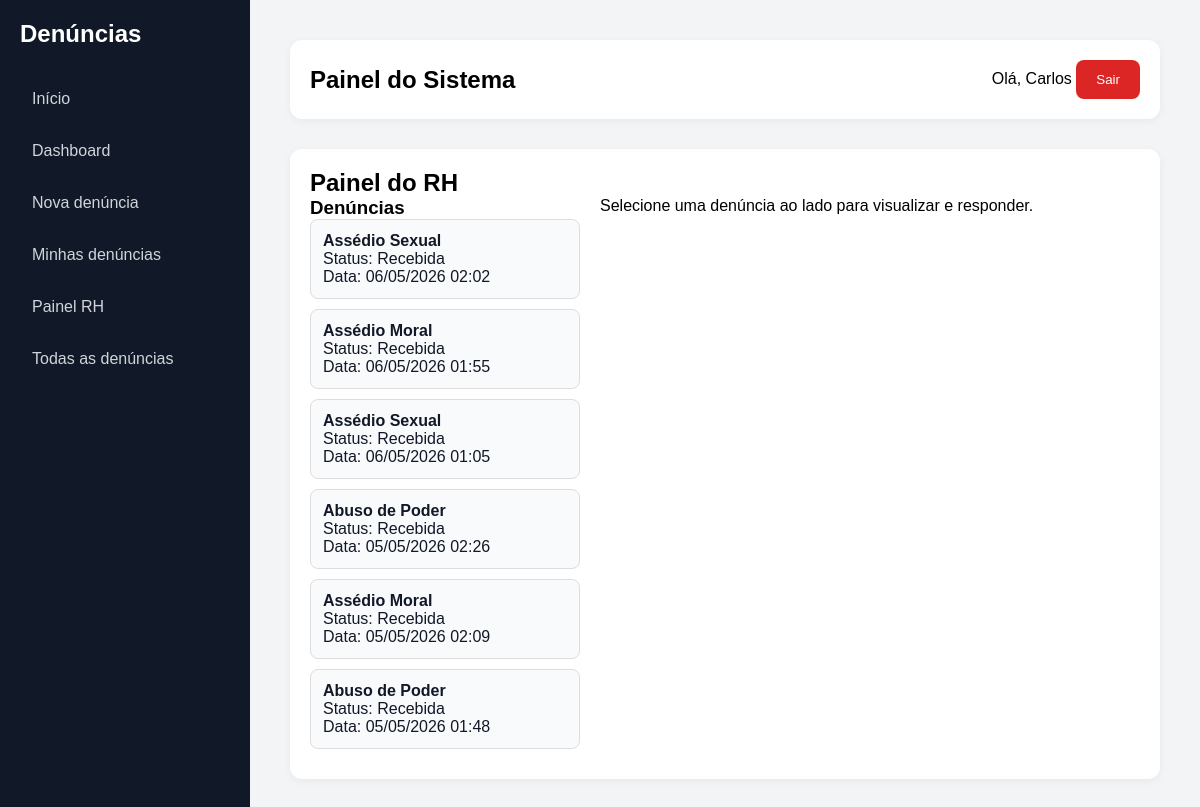
/painel-rh/ (signed in), run on an earlier commit of the app's database.
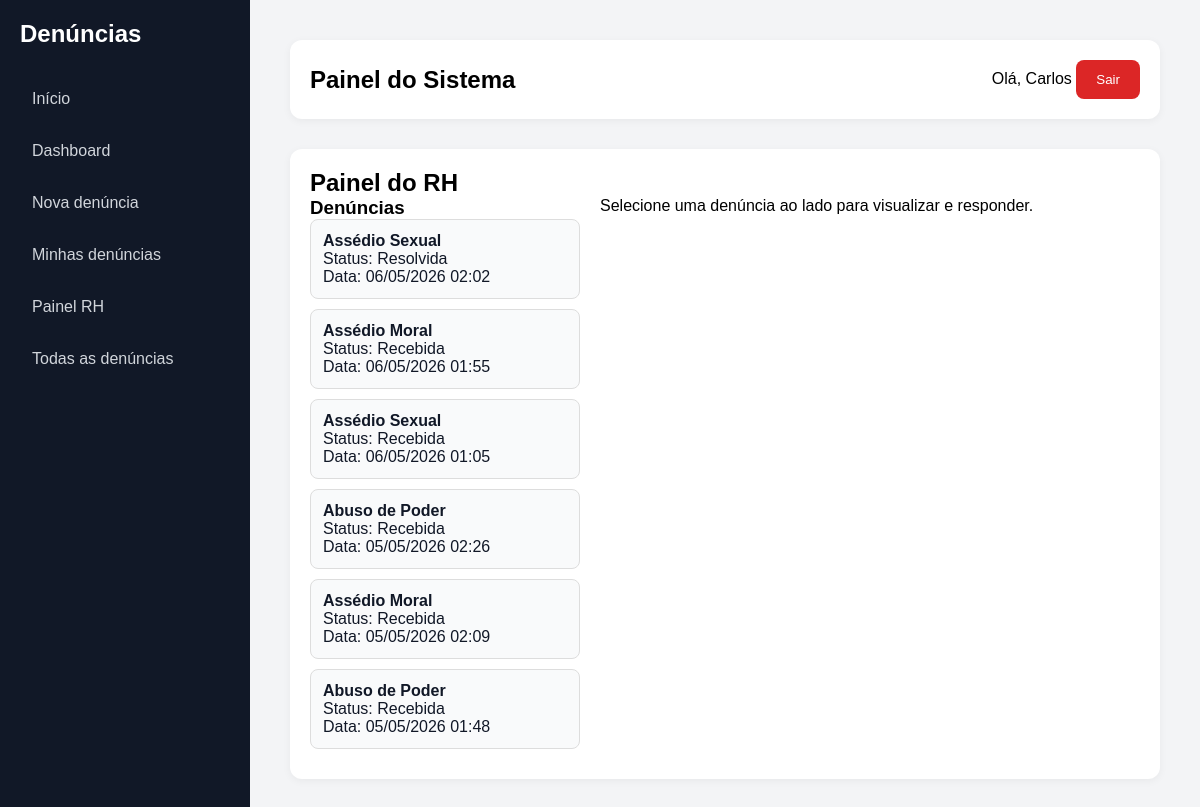
And on a later commit of the database.
### denuncias/models.py (models this page shows, shortened)
class Denuncia(models.Model):
    TIPOS = [
        ('moral', 'Assédio Moral'),
        ('sexual', 'Assédio Sexual'),
        ('abuso', 'Abuso de Poder'),
    ]
    STATUS = [
        ('recebida', 'Recebida'),
        ('analise', 'Em análise'),
        ('resolvida', 'Resolvida'),
    ]
    usuario = models.ForeignKey(
        User,
        on_delete=models.SET_NULL,
        null=True,
        blank=True
    )
    descricao = models.TextField()
    tipo = models.CharField(max_length=20, choices=TIPOS)
    anonima = models.BooleanField(default=False)
    status = models.CharField(max_length=20, choices=STATUS, default='recebida')
    data_criacao = models.DateTimeField(auto_now_add=True)
    resposta_rh = models.TextField(blank=True, null=True)

### denuncias/views.py (the view, shortened to what this page needs)
# urls.py: path('painel-rh/', painel_rh, name='painel_rh'),
@login_required
def painel_rh(request, denuncia_id=None):
    eh_rh = request.user.groups.filter(name='RH').exists()
    eh_admin = request.user.groups.filter(name='Administrador').exists()
    eh_superuser = request.user.is_superuser
    if not (eh_rh or eh_admin or eh_superuser):
        return redirect('home')
    denuncias = Denuncia.objects.all().order_by('-data_criacao')
    denuncia_selecionada = None
    form = None
    return render(request, 'denuncias/painel_rh.html', {
        'denuncias': denuncias,
        'denuncia_selecionada': denuncia_selecionada,
        'form': form,
    })

### denuncias/context_processors.py (called while the page is built)
def grupos_usuario(request):
    if not request.user.is_authenticated:
        return {
            'ui_rh': False,
            'ui_admin': False,
        }
    return {
        'ui_rh': request.user.groups.filter(name='RH').exists(),
        'ui_admin': request.user.groups.filter(name='Administrador').exists() or request.user.is_superuser,
    }

### denuncias/templates/denuncias/painel_rh.html
{% extends 'base.html' %}
{% block content %}
<h2>Painel do RH</h2>
<div style="display:grid; grid-template-columns: 1fr 2fr; gap:20px;">
    <div>
        <h3>Denúncias</h3>
        {% for d in denuncias %}
            <a href="/painel-rh/{{ d.id }}/" style="
                display:block;
                padding:12px;
                margin-bottom:10px;
                border:1px solid #ddd;
                border-radius:8px;
                text-decoration:none;
                color:#111827;
                background:#f9fafb;
            ">
                <strong>{{ d.get_tipo_display }}</strong><br>
                Status: {{ d.get_status_display }}<br>
                Data: {{ d.data_criacao|date:"d/m/Y H:i" }}
            </a>
        {% empty %}
            <p>Nenhuma denúncia encontrada.</p>
        {% endfor %}
    </div>
    <div>
        {% if denuncia_selecionada %}
            <h3>Detalhes da denúncia</h3>
            <p>
                <strong>Usuário:</strong>
                {% if denuncia_selecionada.anonima %}
                    Anônimo
                {% else %}
                    {{ denuncia_selecionada.usuario.username }}
                {% endif %}
            </p>
            <p><strong>Tipo:</strong> {{ denuncia_selecionada.get_tipo_display }}</p>
            <p><strong>Status:</strong> {{ denuncia_selecionada.get_status_display }}</p>
            <p><strong>Data:</strong> {{ denuncia_selecionada.data_criacao|date:"d/m/Y H:i" }}</p>
            <p>
                <strong>Descrição:</strong><br>
                {{ denuncia_selecionada.descricao }}
            </p>
            <hr style="margin:20px 0;">
            <h3>Responder denúncia</h3>
            <form method="post">
                {% csrf_token %}
                {{ form.as_p }}
                <button type="submit">Salvar resposta</button>
            </form>
        {% else %}
            <p>Selecione uma denúncia ao lado para visualizar e responder.</p>
        {% endif %}
    </div>
</div>
{% endblock %}

What changed in the data, as far as the page shows it:
changed Denuncia: status "Recebida" → "Resolvida"
